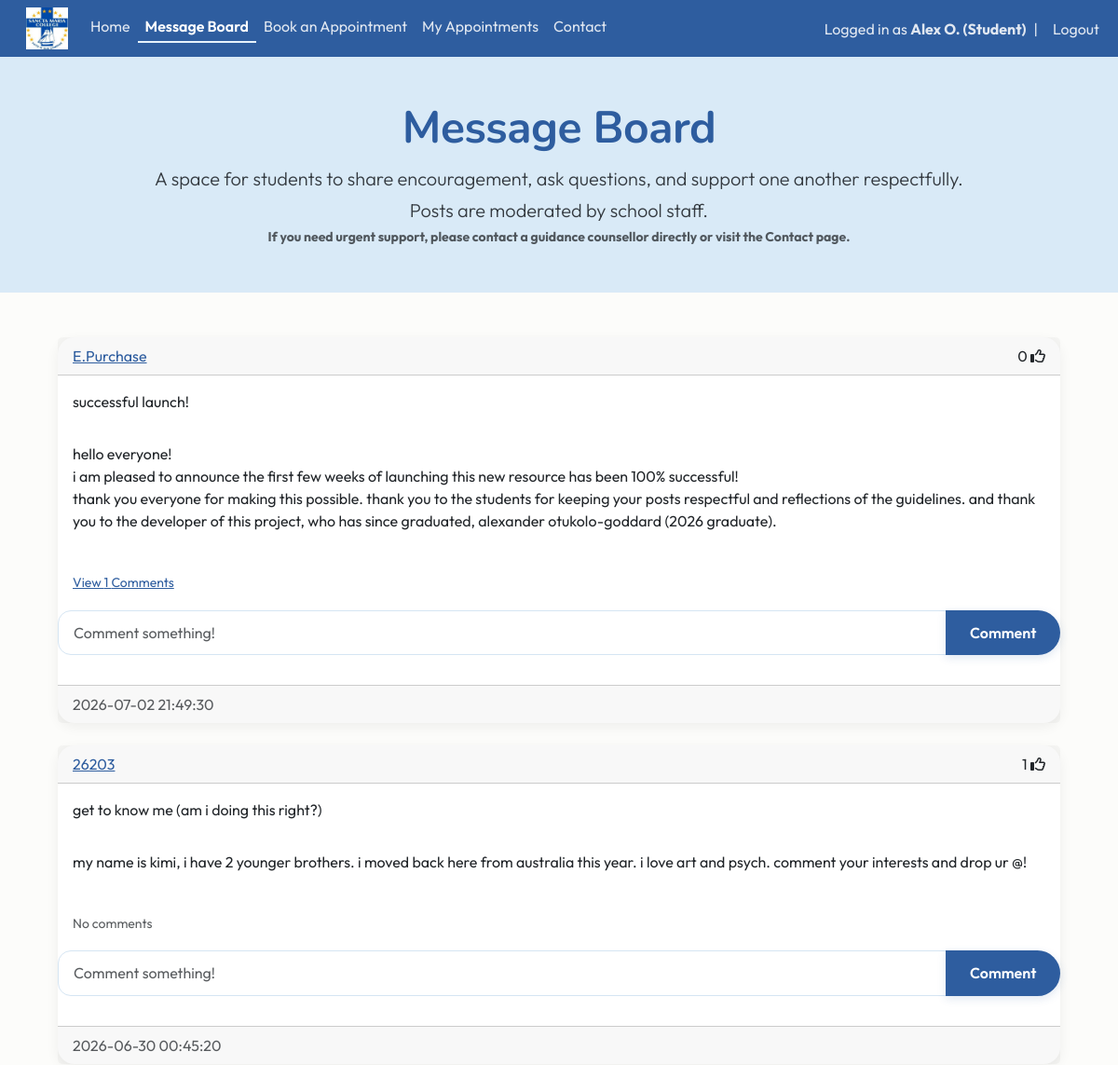
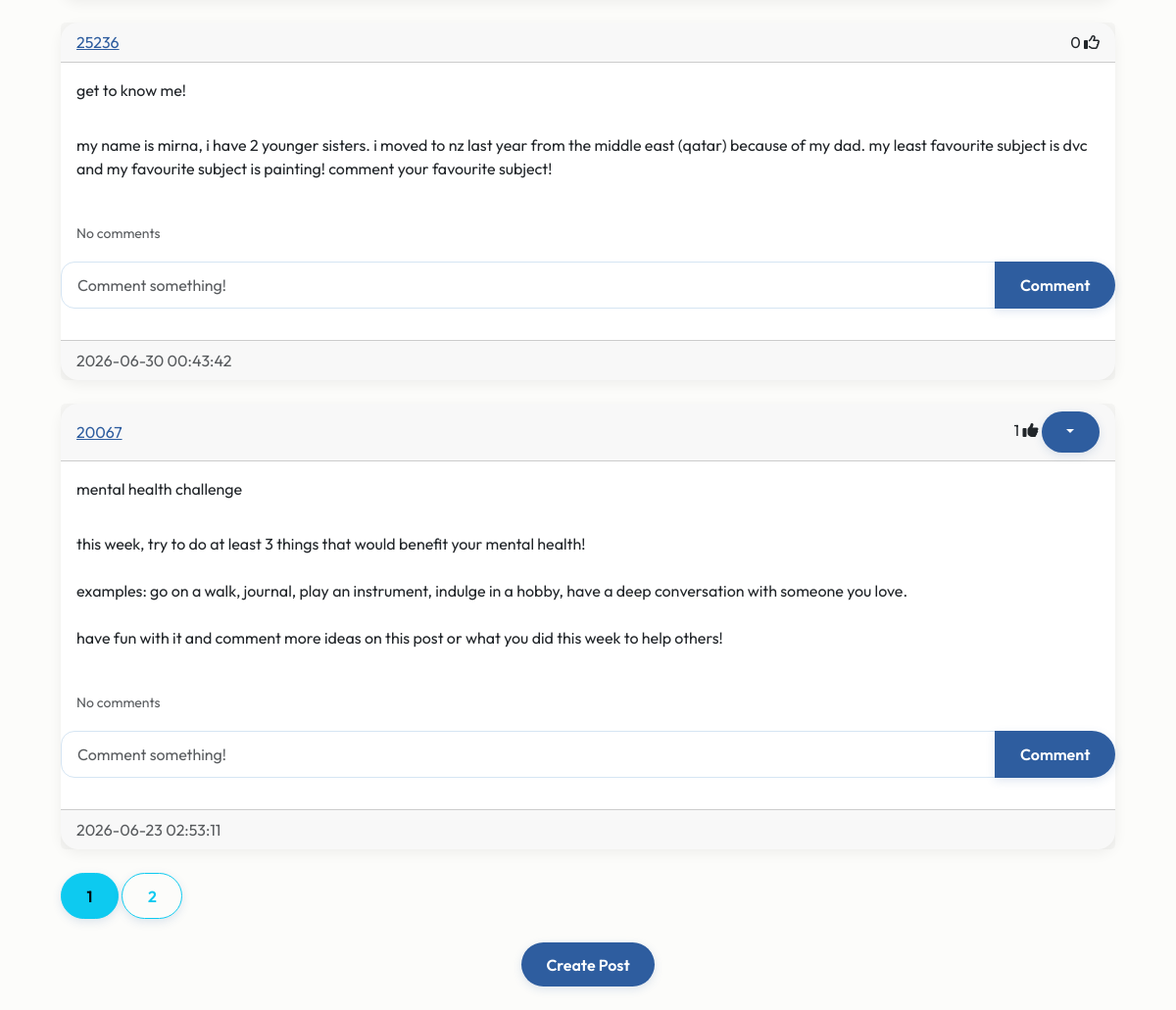
Screenshot of /blog (signed in) with the database file from the repository (2 pictures, top to bottom).
### website/models.py (models this page shows)
class User(db.Model, UserMixin):
    id = db.Column(db.Integer, primary_key=True)
    email = db.Column(db.String(150), unique=True)
    fname = db.Column(db.String(20))
    lname = db.Column(db.String(20))
    username = db.Column(db.String(150), unique=True)
    role = db.Column(db.String(150))
    password = db.Column(db.String(150))
    date_created = db.Column(db.DateTime(timezone=True), default=func.now())
    posts = db.relationship("Post", backref="user", cascade="all, delete-orphan")
    comments = db.relationship("Comment", backref="user", cascade="all, delete-orphan")
    likes = db.relationship("Like", backref="user", cascade="all, delete-orphan")
    appointments = db.relationship('Appointment', foreign_keys="Appointment.counsellor_id", back_populates="counsellor")

class Post(db.Model):
    id = db.Column(db.Integer, primary_key=True)
    title = db.Column(db.String(150), unique=False)
    content = db.Column(db.Text, nullable=False)
    date_created = db.Column(db.DateTime(timezone=True), default=func.now())
    author = db.Column(db.Integer, db.ForeignKey('user.id', ondelete="CASCADE"), nullable=False)
    comments = db.relationship('Comment', backref='post', cascade="all, delete-orphan")
    likes = db.relationship('Like', backref='post', cascade="all, delete-orphan")

### website/views.py (the view)
@views.route("/blog")
@login_required
def blog():
    page = request.args.get('page', 1, type=int)
    posts = Post.query.order_by(Post.date_created.desc()).paginate(page=page, per_page=4)
    return render_template("blog.html", user=current_user, posts=posts, endpoint='views.blog')

### website/__init__.py (called while the page is built)
def create_app():
    app = Flask(__name__)
    app.config['SECRET_KEY'] = "DQiAlMIU5u5eeLDw4KPMHx4d"
    app.config['SQLALCHEMY_DATABASE_URI'] = f'sqlite:///{DB_NAME}'
    db.init_app(app)
    from .views import views
    from .auth import auth
    app.register_blueprint(views, url_prefix="/")
    app.register_blueprint(auth, url_prefix="/")
    from .models import User, Post
    with app.app_context():
        db.create_all()
    login_manager = LoginManager()
    login_manager.login_view = "auth.login"
    login_manager.init_app(app)
    @login_manager.user_loader
    def load_user(id):
        return User.query.get(int(id))
    return app

### website/templates/blog.html
{% extends "posts_div.html"%} {% block title %} Message Board {% endblock %}

### website/templates/posts_div.html (shortened to what this page needs)
{% extends "template.html"%} {% block title %} Message Board {% endblock %}
{% block content%}
{% block hero %}
<section class="hero hero-small mb-5">
    <div class="container text-center">
        <h1 class="display-5 fw-bold">Message Board</h1>
        <p class="lead">
            A space for students to share encouragement, ask questions, and support one another respectfully.<br>
            Posts are moderated by school staff.
        </p>
        <p class="small text-muted">
            <strong>If you need urgent support, please contact a guidance counsellor directly or visit the Contact page.</strong>
        </p>
    </div>
</section>
{% endblock %}
<div class="container">
    <div id="posts">
        {% for post in posts %}
        <div class="card border-dark">
            <div class="card-header d-flex justify-content-between align-items-center">
                <a href="/posts/{{post.user.username}}">{{post.user.username}}</a>
                <div>
                    <span id="likes-count-{{post.id}}">{{ post.likes|length }}</span>
                    {% if user.id in post.likes|map(attribute="author")|list %}
                    <i class="fas fa-thumbs-up" id="like-button-{{post.id}}" onclick="like({{post.id}})"></i>
                    {% else %}
                    <i class="far fa-thumbs-up" id="like-button-{{post.id}}" onclick="like({{post.id}})"></i>
                    {% endif %}
                        {% if user.id == post.author or user.role == "Teacher" or user.role == "Guidance Counsellor" %}
                        <div class="btn-group">
                            <button type="button" class="btn btn-primary btn-sm dropdown-toggle" data-bs-toggle="dropdown"></button>
                        </div>
                        {% endif %}
                </div>
            </div>
            <div class ="card-body">
                <div class="card-text">{{post.title}}</div>
            </div>
            <div class ="card-body">
                <div class="card-text">{{post.content | replace('\n', '<br>') | safe}}</div>
            </div>
            <br/>
            <p class="card-text ms-3">
                {% if post.comments|length > 0 %}
                <a data-bs-toggle="collapse" href="#comments-{{post.id}}" role="button">
                    <small>View {{post.comments|length}} Comments</small>
                </a>
                {% else %}
                <small class="text-muted">No comments</small>
                {% endif %}
            </p>
            <form class="input-group mb-3" method="POST" action="{{ url_for('views.create_comment', post_id=post.id, page=posts.page) }}">
                <input type="text" id="text" name="text" class="form-control" placeholder="Comment something!"/>
                <button type="submit" class="btn btn-primary">Comment</button>
            </form >
            <div class ="card-footer text-muted">{{post.date_created}}</div>
        </div>
        <br/>
        {% endfor %}
    </div>
    {% for page_num in posts.iter_pages(left_edge=1, right_edge=1, left_current=1, right_current=2) %}
    {% if page_num %}
    {% if endpoint == 'views.posts' %}
    {% set page_url = url_for(endpoint, username=username, page=page_num) %}
    {% else %}
    {% set page_url = url_for(endpoint, page=page_num) %}
    {% endif %}
    {% if posts.page == page_num %}
    <a class="btn btn-info mb-4" href="{{ page_url }}">{{page_num}}</a>
    {% else %}
    <a class="btn btn-outline-info mb-4" href="{{ page_url }}">{{page_num}}</a>
    {% endif %}
    {% else %}
    ...
    {% endif %}
    {% endfor %}
    {% block footer %}
    <div align="center">
        <a href="/create-post">
            <button type="button" class="btn btn-primary btn-large">
                Create Post
            </button>
        </a>
    </div>
    <br/>
</div>
{% endblock %}
{% endblock %}

### website/templates/template.html (shortened to what this page needs)
<!DOCTYPE html>
<html>
    <head>
        <link href="https://cdn.jsdelivr.net/npm/bootstrap@5.3.8/dist/css/bootstrap.min.css" rel="stylesheet">
        <link rel="stylesheet" type="text/css" href="{{ url_for('static', filename='main.css') }}">
    </head>
    <body>
        <nav class="navbar navbar-expand-lg sticky-top">
            <div class="container-fluid">
              <div class="collapse navbar-collapse" id="navbarSupportedContent">
                <ul class="navbar-nav me-auto mb-2 mb-lg-0">
                  <li class="nav-item">
                      <a class="navbar-brand" href="/home">
                          <img src="{{ url_for('static', filename='img/schoollogo.jpg') }}" width="45px" height="45px">
                      </a>
                  </li>
                  <li class="nav-item">
                      <a class="nav-link {% if request.path == '/home' %}active{% endif %}" href="/home">Home</a>
                  </li>
                  {% if user.is_authenticated %}
                  <li class="nav-item">
                    <a class="nav-link {% if request.path == '/blog' %}active{% endif %}" href="/blog">Message Board</a>
                  </li>
                  <li class="nav-item">
                      <a class="nav-link {% if request.path == '/book-appointment' %}active{% endif %}" href="/book-appointment">Book an Appointment</a>
                  </li>
                  {% if user.role == "Student" %}
                  <li class="nav-item">
                    <a class="nav-link {% if request.path == '/appointment-history' %}active{% endif %}" href="/appointment-history">My Appointments</a>
                  </li>
                  {% endif %}
                  {% endif %}
                  <li class="nav-item">
                      <a class="nav-link {% if request.path == '/contact' %}active{% endif %}" href="/contact">Contact</a>
                  </li>
                </ul>
                <ul class="navbar-nav ms-auto align-items-center">
                {% if user.is_authenticated %}
                <li class="nav-item">
                    <span class="navbar-text">
                        Logged in as <strong>{{ user.fname }} {{ user.lname[0] }}. ({{ user.role }})</strong>
                    </span>
                </li>
                <li class="nav-item mx-2">
                    <span class="navbar-text">|</span>
                </li>
                <li class="nav-item">
                    <a class="nav-link py-0" href="/logout">Logout</a>
                </li>
                {% endif %}
                </ul>
              </div>
            </div>
          </nav>
        <main>{% block content %} {% endblock %}</main>
      </body>
</html>

### website/static/main.css (style rules this page uses)
:root { --navy: #2E5D9F; --blue: #5D8CC7; --seafoam: #e7f3fc; --light-blue: #F5FAFE; --cream: #FCFCFA; --text: #343A40; --danger: #C86B6B; --radius: 18px; --section-padding: 6rem; }
.navbar { background-color:var(--navy); }
.navbar .nav-link, .navbar .navbar-text { color: rgba(255,255,255,0.85); transition: 0.2s ease; }
.navbar .nav-link.active { color: #FFFFFF; font-weight: 600; border-bottom: 2px solid var(--seafoam); padding-bottom: 4px; }
body { background-color: var(--cream); color: var(--text); font-family: 'Outfit', Arial, sans-serif; }
h1,h2,h3 { font-family: 'Nunito', Arial, sans-serif; font-weight: 700; }
p { line-height:1.7; }
.hero { background: #D9EAF7; min-height: 500px; display: flex; align-items: center; }
.hero-small { background: #D9EAF7; min-height: 220px; display: flex; align-items: center; padding: 3rem 0; margin-bottom:3rem; }
.hero h1 { color: var(--navy); font-family: 'Nunito', sans-serif; font-weight: 800; letter-spacing: -0.5px; }
.hero p { max-width:700px; margin:auto; }
.hero .lead { max-width:900px; margin:0 auto; }
.container { max-width: 1100px; }
.card { border: none; border-radius: var(--radius); box-shadow: 0 4px 14px rgba(0,0,0,0.06); transition: transform 0.25s ease, box-shadow 0.25s ease; }
.card a:not(.btn) { color: var(--navy); font-weight: 400; }
.btn { border-radius: 30px; padding: .65rem 1.6rem; font-weight: 600; transition: all .25s ease; box-shadow: 0 3px 10px rgba(46,93,159,.15); }
.btn-primary { background: var(--navy); border: none; color: white; }
form { padding-bottom:1rem; }
.form-control, .form-select { border-radius:14px; border:1px solid #D5E5F3; padding:.7rem 1rem; }

### rows the page displays
User: fname "Alex", lname "O", role "Student"
Post: user.username "E.Purchase", likes|length "0", title "successful launch!", content "hello everyone! i am pleased to announce the first few weeks of launching this new resource has been 100% successful! thank you everyone for making this possible. thank you to the students for keeping your posts respectful and reflections of the guidelines. and thank you to the developer of this project, who has since graduated, alexander otukolo-goddard (2026 graduate).", comments|length "1", date_created "2026-07-02 21:49:30"
Post: user.username "26203", likes|length "1", title "get to know me (am i doing this right?)", content "my name is kimi, i have 2 younger brothers. i moved back here from australia this year. i love art and psych. comment your interests and drop ur @!", shows "No comments", date_created "2026-06-30 00:45:20"
Post: user.username "25236", likes|length "0", title "get to know me!", content "my name is mirna, i have 2 younger sisters. i moved to nz last year from the middle east (qatar) because of my dad. my least favourite subject is dvc and my favourite subject is painting! comment your favourite subject!", shows "No comments", date_created "2026-06-30 00:43:42"
Post: user.username "20067", likes|length "1", title "mental health challenge", content "this week, try to do at least 3 things that would benefit your mental health! examples: go on a walk, journal, play an instrument, indulge in a hobby, have a deep conversation with someone you love. have fun with it and comment more ideas on this post or what you did this week to help others!", shows "No comments", date_created "2026-06-23 02:53:11"

### other values shown
{{ page_num }} "1"
{{ page_num }} "2"
